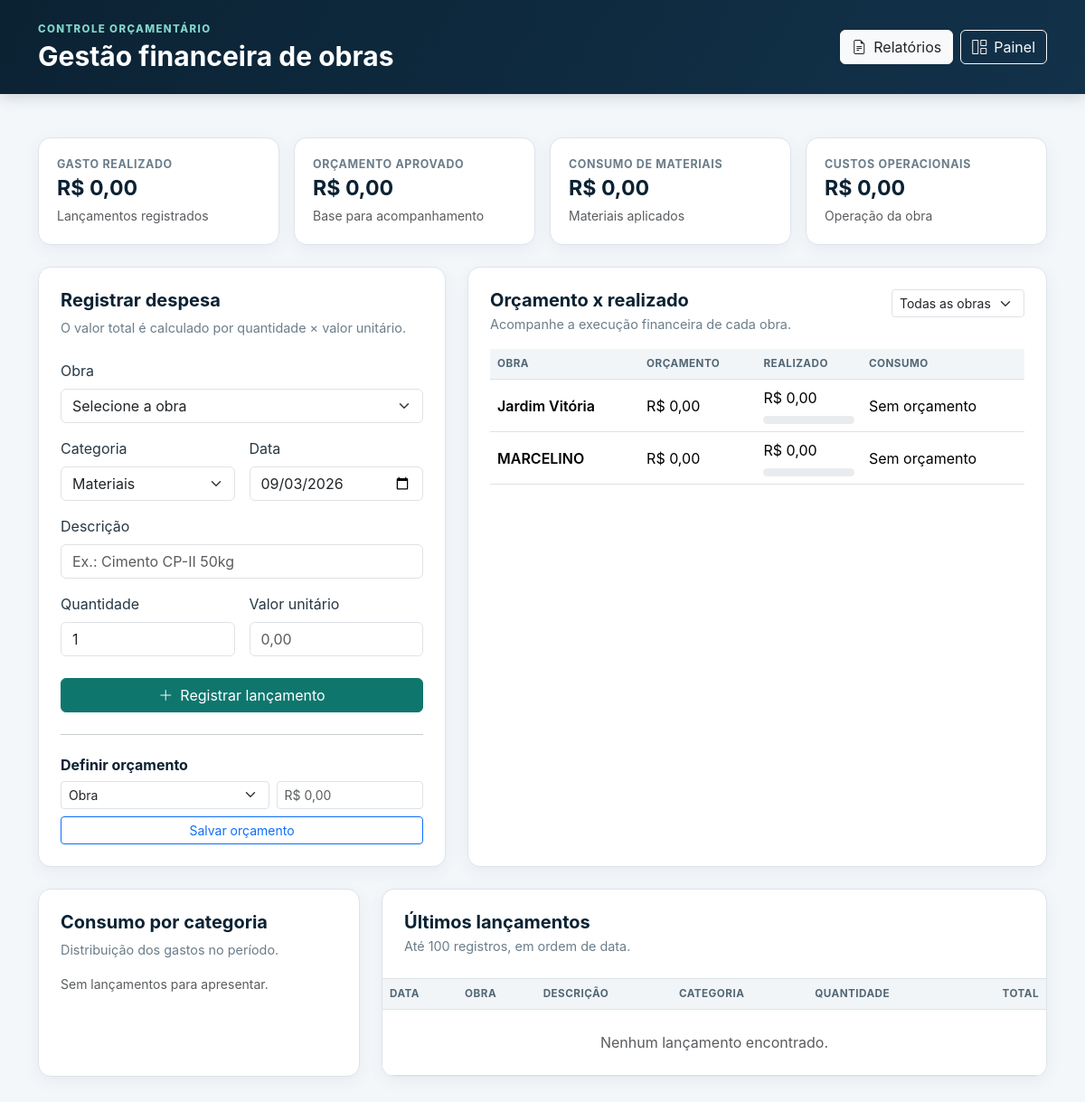
The app's page /page/financeiro.php (signed in) with its own data.
### tables this page shows
CREATE TABLE IF NOT EXISTS `obras` (
  `id` INT AUTO_INCREMENT PRIMARY KEY,
  `empresa_id` INT DEFAULT 1,
  `nome` VARCHAR(150) NOT NULL,
  `status` ENUM('em_andamento', 'concluida', 'pausada') DEFAULT 'em_andamento',
  `created_at` TIMESTAMP DEFAULT CURRENT_TIMESTAMP
);

### app/Core/Auth.php (called while the page is built, shortened)
<?php
final class Auth
{
    public static function hasFullProjectAccess(): bool
    {
        $role = strtolower((string) ($_SESSION['role'] ?? $_SESSION['tipo'] ?? ''));
        return in_array($role, ['admin', 'suporte'], true);
    }
}

### app/Infrastructure/Persistence/MySqlFinancialRepository.php (called while the page is built, shortened)
<?php
final class MySqlFinancialRepository
{
    public function overview(): array
    {
        return $this->rows("SELECT o.id, o.nome, COALESCE(b.valor_orcado, 0) AS valor_orcado, COALESCE(SUM(f.valor_unitario * f.quantidade), 0) AS total_realizado, COALESCE(SUM(CASE WHEN f.categoria = 'material' THEN f.valor_unitario * f.quantidade ELSE 0 END), 0) AS materiais, COALESCE(SUM(CASE WHEN f.categoria = 'operacional' THEN f.valor_unitario * f.quantidade ELSE 0 END), 0) AS operacionais FROM obras o LEFT JOIN orcamentos_obras b ON b.obra_id = o.id LEFT JOIN lancamentos_financeiros f ON f.obra_id = o.id GROUP BY o.id, o.nome, b.valor_orcado ORDER BY total_realizado DESC, o.nome");
    }
    public function categoryTotals(?int $projectId): array
    {
        $sql = 'SELECT categoria, SUM(quantidade) AS quantidade, SUM(quantidade * valor_unitario) AS total FROM lancamentos_financeiros' . ($projectId ? ' WHERE obra_id = ?' : '') . ' GROUP BY categoria ORDER BY total DESC';
        if (!$projectId) return $this->rows($sql);
        $statement = $this->prepare($sql); $statement->bind_param('i', $projectId); $this->execute($statement); return $statement->get_result()->fetch_all(MYSQLI_ASSOC);
    }
    public function entries(?int $projectId): array
    {
        $sql = 'SELECT f.*, o.nome AS nome_obra FROM lancamentos_financeiros f JOIN obras o ON o.id = f.obra_id' . ($projectId ? ' WHERE f.obra_id = ?' : '') . ' ORDER BY f.data_lancamento DESC, f.id DESC LIMIT 100';
        if (!$projectId) return $this->rows($sql);
        $statement = $this->prepare($sql); $statement->bind_param('i', $projectId); $this->execute($statement); return $statement->get_result()->fetch_all(MYSQLI_ASSOC);
    }
     private function rows(string $sql): array { $result = $this->connection->query($sql); if (!$result) throw new RuntimeException('Estrutura financeira indisponível. Execute a migração database/migrations/20260816_financeiro.sql.'); return $result->fetch_all(MYSQLI_ASSOC); }
}

### app/bootstrap.php (called while the page is built, shortened)
<?php
spl_autoload_register(
    static function (string $class): void {
        $prefix = 'App\\';
        if (!str_starts_with($class, $prefix)) {
            return;
        }
        $relativeClass = substr(
            $class,
            strlen($prefix)
        );
        $file = __DIR__
            . DIRECTORY_SEPARATOR
            . str_replace(
                '\\',
                DIRECTORY_SEPARATOR,
                $relativeClass
            )
            . '.php';
    }
);
require_once __DIR__ . '/Core/Auth.php';

### app/Domain/Finance/FinancialCategory.php (called while the page is built, shortened)
<?php
final class FinancialCategory
{
    public static function labels(): array
    {
        return [self::MATERIAL => 'Materiais', self::OPERATIONAL => 'Custos operacionais', self::SERVICE => 'Serviços', self::EQUIPMENT => 'Equipamentos', self::PRODUCT => 'Produtos'];
    }
}

### page/financeiro.php (the view, shortened to what this page needs)
<?php
require_once __DIR__ . '/../app/bootstrap.php';
$repository = new MySqlFinancialRepository($conn);
$hasFullProjectAccess = Auth::hasFullProjectAccess();
$userId = (int) $_SESSION['usuario_id'];
try {
    $filterId = filter_var($_GET['obra_id'] ?? null, FILTER_VALIDATE_INT, ['options' => ['min_range' => 1]]) ?: null;
    $projects = $hasFullProjectAccess ? $repository->projects() : $repository->projectsForUser($userId);
    $overview = $hasFullProjectAccess ? $repository->overview() : $repository->overviewForUser($userId);
    $categories = $hasFullProjectAccess ? $repository->categoryTotals($filterId) : $repository->categoryTotalsForUser($userId, $filterId);
    $entries = $hasFullProjectAccess ? $repository->entries($filterId) : $repository->entriesForUser($userId, $filterId);
} catch (Throwable $exception) { $error = $exception->getMessage(); $projects = $overview = $categories = $entries = []; $filterId = null; }
$totalSpent = array_sum(array_map(static fn($row) => (float) $row['total_realizado'], $overview));
$totalBudget = array_sum(array_map(static fn($row) => (float) $row['valor_orcado'], $overview));
$totalMaterials = array_sum(array_map(static fn($row) => (float) $row['materiais'], $overview));
$totalOperational = array_sum(array_map(static fn($row) => (float) $row['operacionais'], $overview));
function money(float $value): string { return 'R$ ' . number_format($value, 2, ',', '.'); }
?>
<!doctype html>
<html lang="pt-BR">
<head>
    <link href="https://cdn.jsdelivr.net/npm/bootstrap@5.3.3/dist/css/bootstrap.min.css" rel="stylesheet">
    <link href="https://cdn.jsdelivr.net/npm/bootstrap-icons@1.11.3/font/bootstrap-icons.min.css" rel="stylesheet">
    <link href="../assets/css/corporate-calendar.css" rel="stylesheet">
</head>
<body>
    <header class="app-header">
        <div class="container-xl d-flex flex-wrap gap-3 justify-content-between align-items-center">
            <div>
                <div class="eyebrow">Controle orçamentário</div>
                <h1 class="page-title">Gestão financeira de obras</h1>
            </div><div class="d-flex gap-2"><a href="relatorios.php" class="btn btn-light text-dark"><i class="bi bi-file-earmark-text me-2"></i>Relatórios</a><a href="dashboard.php" class="btn btn-outline-light"><i class="bi bi-grid-1x2 me-2"></i>Painel</a></div>
        </div>
    </header>
    <main class="container-xl py-4 py-lg-5">
        <div class="row g-3 mb-4">
            <div class="col-md-6 col-xl-3">
                <div class="surface-card finance-metric">
                    <div class="label">Gasto realizado</div>
                    <div class="value"><?= money($totalSpent) ?></div><small class="text-muted">Lançamentos
                        registrados</small>
                </div>
            </div>
            <div class="col-md-6 col-xl-3">
                <div class="surface-card finance-metric">
                    <div class="label">Orçamento aprovado</div>
                    <div class="value"><?= money($totalBudget) ?></div><small class="text-muted">Base para
                        acompanhamento</small>
                </div>
            </div>
            <div class="col-md-6 col-xl-3">
                <div class="surface-card finance-metric">
                    <div class="label">Consumo de materiais</div>
                    <div class="value"><?= money($totalMaterials) ?></div><small class="text-muted">Materiais
                        aplicados</small>
                </div>
            </div>
            <div class="col-md-6 col-xl-3">
                <div class="surface-card finance-metric">
                    <div class="label">Custos operacionais</div>
                    <div class="value"><?= money($totalOperational) ?></div><small class="text-muted">Operação da
                        obra</small>
                </div>
            </div>
        </div>
        <div class="row g-4 mb-4">
            <div class="col-lg-5">
                <section class="surface-card p-3 p-lg-4 h-100">
                    <h2 class="section-heading h5">Registrar despesa</h2>
                    <p class="section-caption mb-4">O valor total é calculado por quantidade × valor unitário.</p>
                    <form method="post"><?= Csrf::input() ?><input type="hidden" name="action"
                        <div class="mb-3"><label class="form-label">Obra</label><select name="obra_id"
                                class="form-select" required>
                                <option value="">Selecione a obra</option><?php foreach ($projects as $project): ?>
                                <option value="<?= (int)$project['id'] ?>"
                                    <?= $filterId === (int)$project['id'] ? 'selected' : '' ?>>
                                    <?= htmlspecialchars($project['nome']) ?></option><?php endforeach; ?>
                            </select></div>
                        <div class="row g-3">
                            <div class="col-md-6"><label class="form-label">Categoria</label><select name="categoria"
                                    class="form-select"><?php foreach (FinancialCategory::labels() as $key => $label): ?>
                                    <option value="<?= $key ?>"><?= $label ?></option><?php endforeach; ?>
                                </select>
                            </div>
                            <div class="col-md-6"><label class="form-label">Data</label><input type="date"
                                    name="data_lancamento" value="<?= date('Y-m-d') ?>" class="form-control" required>
                            </div>
                        </div>
                        <div class="mt-3"><label class="form-label">Descrição</label><input name="descricao"
                                class="form-control" maxlength="255" placeholder="Ex.: Cimento CP-II 50kg" required>
                        </div>
                        <div class="row g-3 mt-0">
                            <div class="col-6"><label class="form-label">Quantidade</label><input name="quantidade"
                                    type="number" min="0.01" step="0.01" value="1" class="form-control" required></div>
                            <div class="col-6"><label class="form-label">Valor unitário</label><input
                                    name="valor_unitario" type="number" min="0" step="0.01" class="form-control"
                                    placeholder="0,00" required></div>
                        </div><button class="btn btn-brand w-100 mt-4"><i class="bi bi-plus-lg me-2"></i>Registrar
                            lançamento</button>
                    </form>
                    <hr class="my-4">
                    <h3 class="section-heading h6">Definir orçamento</h3>
                    <form method="post" class="row g-2"><?= Csrf::input() ?><input type="hidden" name="action"
                        <div class="col-7"><select name="obra_id" class="form-select form-select-sm" required>
                                <option value="">Obra</option><?php foreach ($projects as $project): ?><option
                                    value="<?= (int)$project['id'] ?>"><?= htmlspecialchars($project['nome']) ?>
                                </option><?php endforeach; ?>
                            </select></div>
                        <div class="col-5"><input type="number" name="valor_orcado" min="0" step="0.01"
                                class="form-control form-control-sm" placeholder="R$ 0,00" required></div>
                        <div class="col-12"><button class="btn btn-outline-primary btn-sm w-100">Salvar
                                orçamento</button></div>
                    </form>
                </section>
            </div>
            <div class="col-lg-7">
                <section class="surface-card p-3 p-lg-4 h-100">
                    <div class="d-flex justify-content-between gap-3 align-items-start mb-3">
                        <div>
                            <h2 class="section-heading h5 mb-1">Orçamento x realizado</h2>
                            <p class="section-caption mb-0">Acompanhe a execução financeira de cada obra.</p>
                        </div>
                        <form method="get"><select name="obra_id" class="form-select form-select-sm"
                                onchange="this.form.submit()">
                                <option value="">Todas as obras</option><?php foreach ($projects as $project): ?><option
                                    value="<?= (int)$project['id'] ?>"
                                    <?= $filterId === (int)$project['id'] ? 'selected' : '' ?>>
                                    <?= htmlspecialchars($project['nome']) ?></option><?php endforeach; ?>
                            </select></form>
                    </div>
                    <div class="table-responsive">
                        <table class="table align-middle mb-0">
                            <thead>
                                <tr>
                                    <th>Obra</th>
                                    <th>Orçamento</th>
                                    <th>Realizado</th>
                                    <th>Consumo</th>
                                </tr>
                            </thead>
                            <tbody>
                                <?php foreach ($overview as $row): $spent=(float)$row['total_realizado'];$budget=(float)$row['valor_orcado'];$percent=$budget>0?min(100,($spent/$budget)*100):0; ?>
                                <tr>
                                    <td class="fw-semibold"><?= htmlspecialchars($row['nome']) ?></td>
                                    <td><?= money($budget) ?></td>
                                    <td><?= money($spent) ?><div class="progress mt-2">
                                        </div>
                                    </td>
                                    <td class="<?= $budget && $spent>$budget?'text-danger fw-bold':'' ?>">
                                        <?= $budget ? number_format(($spent/$budget)*100,1,',','.') . '%' : 'Sem orçamento' ?>
                                    </td>
                                </tr><?php endforeach; ?><?php if (!$overview): ?><tr>
                                    <td colspan="4" class="text-center text-muted py-4">Nenhuma obra cadastrada.</td>
                                </tr><?php endif; ?>
                            </tbody>
                        </table>
                    </div>
                </section>
            </div>
        </div>
        <div class="row g-4">
            <div class="col-lg-4">
                <section class="surface-card p-3 p-lg-4 h-100">
                    <h2 class="section-heading h5">Consumo por categoria</h2>
                    <p class="section-caption">Distribuição dos gastos no período.</p>
                    <?php foreach ($categories as $category): ?><div
                        class="d-flex justify-content-between align-items-center border-bottom py-3"><span><span
                                class="category-dot me-2"></span><?= htmlspecialchars(FinancialCategory::labels()[$category['categoria']] ?? $category['categoria']) ?></span><strong><?= money((float)$category['total']) ?></strong>
                    </div><?php endforeach; ?><?php if (!$categories): ?><p class="text-muted small">Sem lançamentos
                        para apresentar.</p><?php endif; ?>
                </section>
            </div>
            <div class="col-lg-8">
                <section class="surface-card overflow-hidden">
                    <div class="p-3 p-lg-4 border-bottom">
                        <h2 class="section-heading h5 mb-1">Últimos lançamentos</h2>
                        <p class="section-caption mb-0">Até 100 registros, em ordem de data.</p>
                    </div>
                    <div class="table-responsive">
                        <table class="table table-hover align-middle mb-0">
                            <thead>
                                <tr>
                                    <th>Data</th>
                                    <th>Obra</th>
                                    <th>Descrição</th>
                                    <th>Categoria</th>
                                    <th>Quantidade</th>
                                    <th class="text-end">Total</th>
                                </tr>
                            </thead>
                            <tbody><?php foreach ($entries as $entry): ?><tr>
                                </tr><?php endforeach; ?><?php if (!$entries): ?><tr>
                                    <td colspan="6" class="text-center text-muted py-4">Nenhum lançamento encontrado.
                                    </td>
                                </tr><?php endif; ?></tbody>
                        </table>
                    </div>
                </section>
            </div>
        </div>
    </main>
</body>
</html>

### records on screen
obras: nome "Jardim Vitória", budget "R$ 0,00", spent "R$ 0,00"
obras: nome "MARCELINO", budget "R$ 0,00", spent "R$ 0,00"

### other values on screen
money($totalSpent) "R$ 0,00"
money($totalBudget) "R$ 0,00"
money($totalMaterials) "R$ 0,00"
money($totalOperational) "R$ 0,00"
form field categoria "Materiais"
